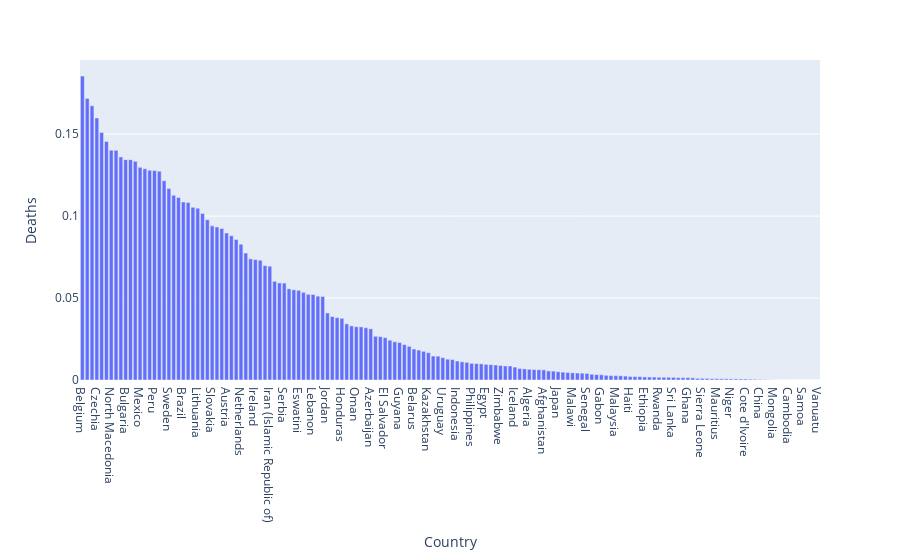

Here is the notebook cell this chart was saved with:
### Markdown cell above
Next, to identify the **top 5 countries with the highest death rates**, we plot the death rates of each country in a bar graph, sorted in descending order.

### Code cell
# Figure to present the Death rates of each country, sorted in descending order

fig = px.bar(food_df, x='Country', y='Deaths').update_xaxes(categoryorder="total descending")
fig.show()

### Figure 1 — Plotly figure (JSON) as saved in the notebook; plotly's stock layout.template omitted (floating-point values rounded to 4 significant figures; data arrays with more than 128 entries replaced by an {"elided": "..."} marker saying what was removed)
{"data": [{"alignmentgroup": "True", "hovertemplate": "Country=%{x}<br>Deaths=%{y}<extra></extra>", "legendgroup": "", "marker": {"color": "#636efa", "pattern": {"shape": ""}}, "name": "", "offsetgroup": "", "orientation": "v", "showlegend": false, "textposition": "auto", "type": "bar", "x": {"elided": "154 str values"}, "xaxis": "x", "y": {"elided": "154 float values"}, "yaxis": "y"}], "layout": {"barmode": "relative", "legend": {"tracegroupgap": 0}, "margin": {"t": 60}, "xaxis": {"anchor": "y", "categoryorder": "total descending", "domain": [0, 1], "title": {"text": "Country"}}, "yaxis": {"anchor": "x", "domain": [0, 1], "title": {"text": "Deaths"}}}}
